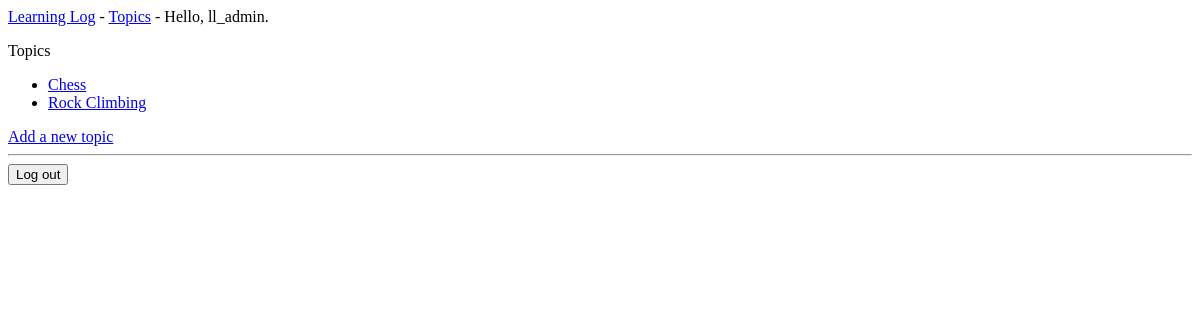
Before: /topics/ (signed in) with the older database file.
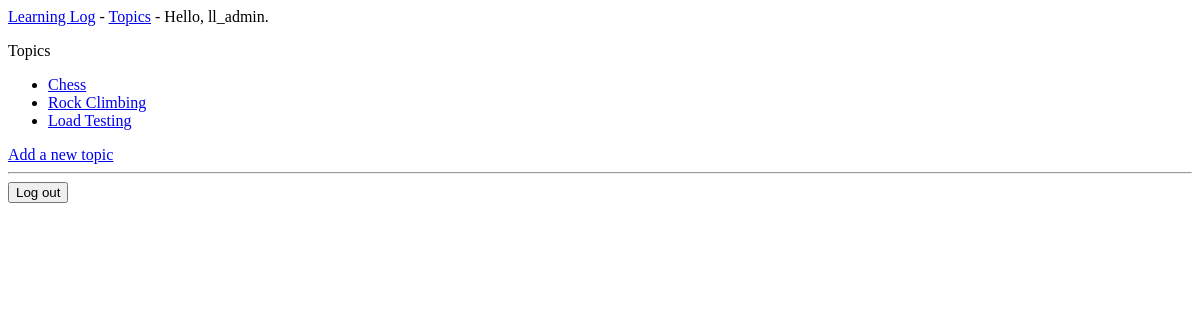
After: the same page with the newer database file.
### learning_logs/models.py (models this page shows, shortened)
class Topic(models.Model):
    text = models.CharField(max_length = 200)
    date_added = models.DateTimeField(auto_now_add = True)

### learning_logs/views.py (the view)
# urls.py: path('topics/', views.topics, name = 'topics'),
def topics(request):
    topics = Topic.objects.order_by('date_added')
    context = {'topics': topics}
    return render(request, 'learning_logs/topics.html', context)

### learning_logs/templates/learning_logs/topics.html
{% extends 'learning_logs/base.html' %}
{% block content %}
<p>Topics</p>
<ul>
    {% for topic in topics %}
    <li>
        <a href="{% url 'learning_logs:topic' topic.id %}">{{topic.text}}</a>
    </li>
    {% endfor %}
</ul>
<a href="{% url 'learning_logs:new_topic' %}">Add a new topic</a>
{% endblock content %}

Changed rows visible on the page:
added Topic: text "Load Testing"
